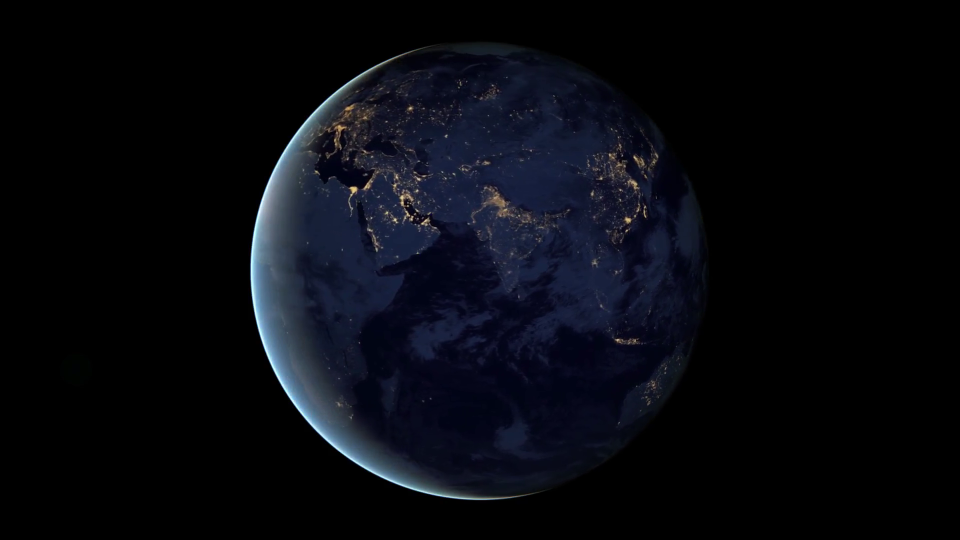
#> input picture frame 90 of Chapter1/MyInputVid.avi, 1920 x 1080 px (shown at 1/2 size)
$ python cameo.py
#> lines starting #> are read from the running program, lines starting #| are printed output that depends on the picture
### Chapter1/managers.py
import cv2
import numpy
import time


class CaptureManager(object):

    def __init__(self, capture, previewWindowManager = None,
                 shouldMirrorPreview = False):

        self.previewWindowManager = previewWindowManager
        self.shouldMirrorPreview = shouldMirrorPreview

        self._capture = capture
        self._channel = 0
        self._enteredFrame = False
        self._frame = None
        self._imageFilename = None
        self._videoFilename = None
        self._videoEncoding = None
        self._videoWriter = None

        self._startTime = None
        self._framesElapsed = 0
        self._fpsEstimate = None

    @property
    def channel(self):
        return self._channel

    # [5 lines left out: function channel, not called in this run]

    @property
    def frame(self):
        if self._enteredFrame and self._frame is None:
            _, self._frame = self._capture.retrieve(
                self._frame, self.channel)
        return self._frame

    @property
    def isWritingImage(self):
        return self._imageFilename is not None

    @property
    def isWritingVideo(self):
        return self._videoFilename is not None

    def enterFrame(self):
        """Capture the next frame, if any."""

        # But first, check that any previous frame was exited.
        assert not self._enteredFrame, \
            'previous enterFrame() had no matching exitFrame()'

        if self._capture is not None:
            self._enteredFrame = self._capture.grab()

    def exitFrame(self):
        """Draw to the window. Write to files. Release the
        frame."""

        # Check whether any grabbed frame is retrievable.
        # The getter may retrieve and cache the frame.
        if self.frame is None:
            self._enteredFrame = False
            return

        # Update the FPS estimate and related variables.
        if self._framesElapsed == 0:
            self._startTime = time.time()
        else:
            timeElapsed = time.time() - self._startTime
            self._fpsEstimate = self._framesElapsed / timeElapsed
        self._framesElapsed += 1

        # Draw to the window, if any.
        if self.previewWindowManager is not None:
            if self.shouldMirrorPreview:
                mirroredFrame = numpy.fliplr(self._frame)
                self.previewWindowManager.show(mirroredFrame)
            else:
                self.previewWindowManager.show(self._frame)

        # Write to the image file, if any.
        if self.isWritingImage:
            cv2.imwrite(self._imageFilename, self._frame)
            self._imageFilename = None

        # Write to the video file, if any.
        self._writeVideoFrame()

        # Release the frame.
        self._frame = None
        self._enteredFrame = False

    def writeImage(self, filename):
        """Write the next exited frame to an image file."""
        self._imageFilename = filename

    # [12 lines left out: functions startWritingVideo, stopWritingVideo, not called in this run]

    def _writeVideoFrame(self):

        if not self.isWritingVideo:
            return

        if self._videoWriter is None:
            fps = self._capture.get(cv2.CAP_PROP_FPS)
            if fps <= 0.0:
                # The capture's FPS is unknown so use an estimate.
                if self._framesElapsed < 20:
                    # Wait until more frames elapse so that the
                    # estimate is more stable.
                    return
                else:
                    fps = self._fpsEstimate
            size = (int(self._capture.get(
                        cv2.CAP_PROP_FRAME_WIDTH)),
                    int(self._capture.get(
                        cv2.CAP_PROP_FRAME_HEIGHT)))
            self._videoWriter = cv2.VideoWriter(
                self._videoFilename, self._videoEncoding,
                fps, size)

        self._videoWriter.write(self._frame)


class WindowManager(object):

    def __init__(self, windowName, keypressCallback = None):
        self.keypressCallback = keypressCallback

        self._windowName = windowName
        self._isWindowCreated = False

    @property
    def isWindowCreated(self):
        return self._isWindowCreated

    def createWindow(self):
        cv2.namedWindow(self._windowName)
        self._isWindowCreated = True

    def show(self, frame):
        cv2.imshow(self._windowName, frame)

    def destroyWindow(self):
        cv2.destroyWindow(self._windowName)
        self._isWindowCreated = False

    def processEvents(self):
        keycode = cv2.waitKey(1)
        if self.keypressCallback is not None and keycode != -1:
            self.keypressCallback(keycode)

### Chapter1/cameo.py
import cv2
from managers import WindowManager, CaptureManager

class Cameo(object):

    def __init__(self):
        self._windowManager = WindowManager('Cameo',
                                            self.onKeypress)
        self._captureManager = CaptureManager(
            cv2.VideoCapture("MyInputVid.avi"), self._windowManager, True)

    def run(self):
        """Run the main loop."""
        self._windowManager.createWindow()
        while self._windowManager.isWindowCreated:
            self._captureManager.enterFrame()
            frame = self._captureManager.frame

            if frame is not None:
                # TODO: Filter the frame (Chapter 3).
                pass

            self._captureManager.exitFrame()
            self._windowManager.processEvents()
#> this loop made 1 pass; (key Esc is pressed on pass 1)
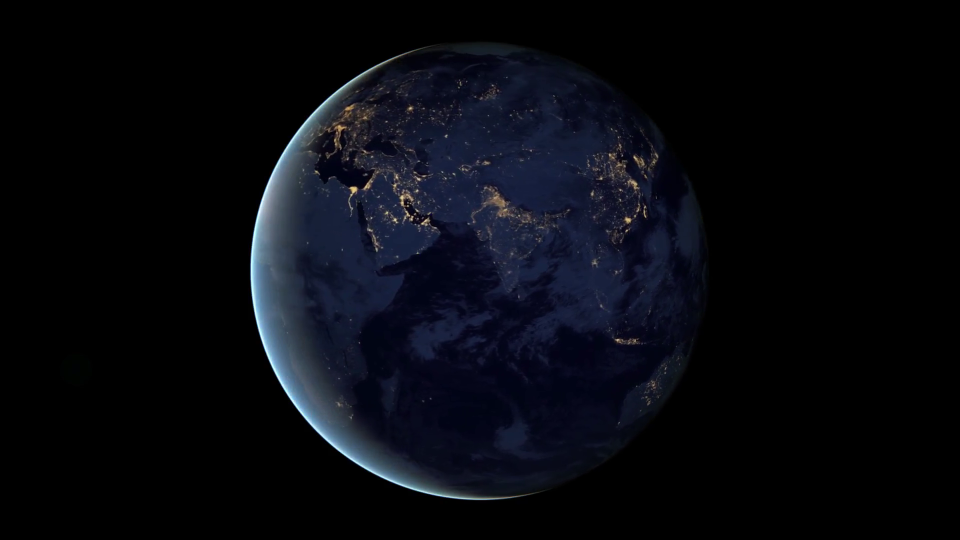
#> input picture frame 90 of Chapter1/MyInputVid.avi, 1920 x 1080 px (shown at 1/2 size)
#> pass 1, in exitFrame, `mirroredFrame = numpy.fliplr(self._frame)`:
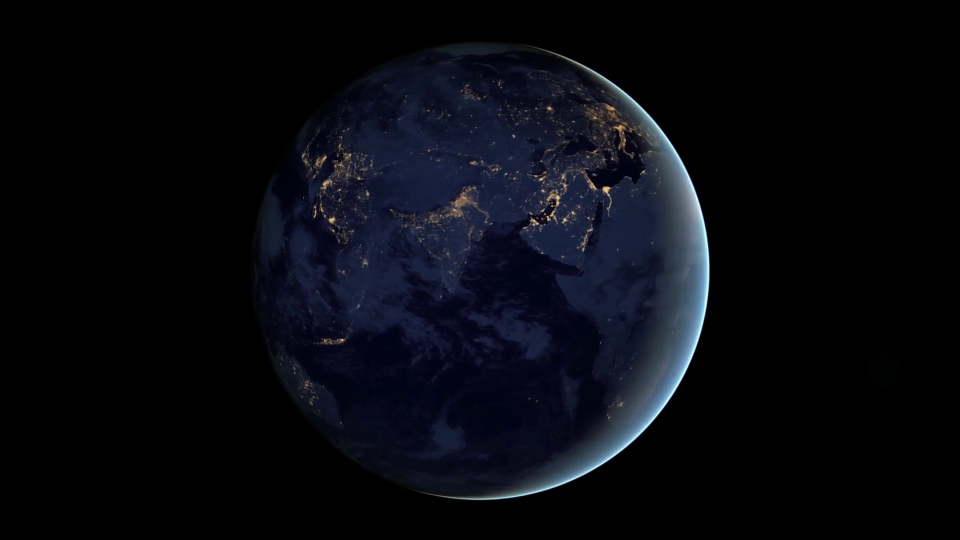
#> mirroredFrame: shape (1080, 1920, 3) (shown at 1/2 size); mean B, G, R 15.2, 9.3, 7.7

    def onKeypress(self, keycode):
        """Handle a keypress.

        space -> Take a screenshot.
        tab -> Start/stop recording a screencast.
        escape -> Quit.

        """
        if keycode == 32: # space
            self._captureManager.writeImage('screenshot.png')
        elif keycode == 9: # tab
            if not self._captureManager.isWritingVideo:
                self._captureManager.startWritingVideo(
                    'screencast.avi')
            else:
                self._captureManager.stopWritingVideo()
        elif keycode == 27: # escape
            self._windowManager.destroyWindow()

if __name__=="__main__":
    Cameo().run()

$ run again, starting later in the video
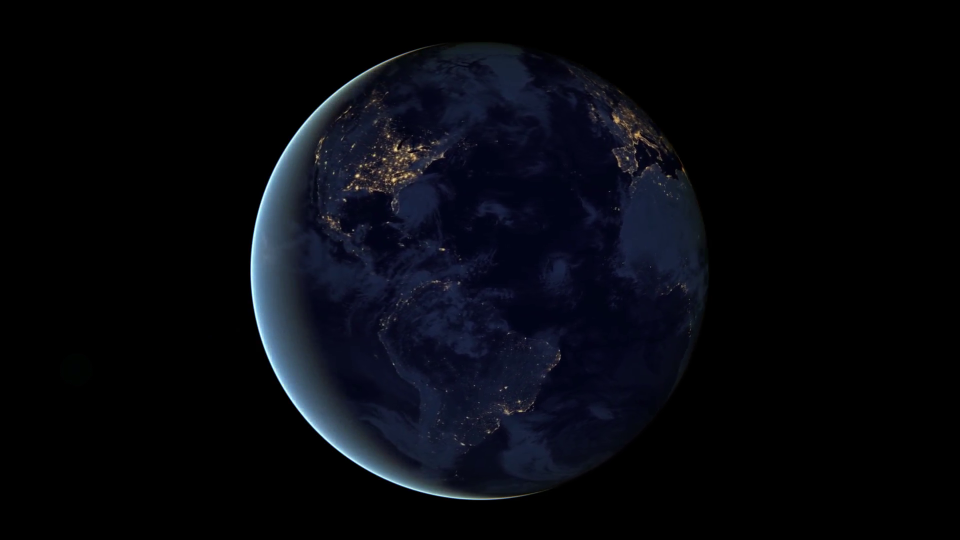
#> input picture frame 405 of Chapter1/MyInputVid.avi, 1920 x 1080 px (shown at 1/2 size)
#> the loop in run, `while self._windowManager.isWindowCreated:` made 1 pass; (key Esc is pressed on pass 1)
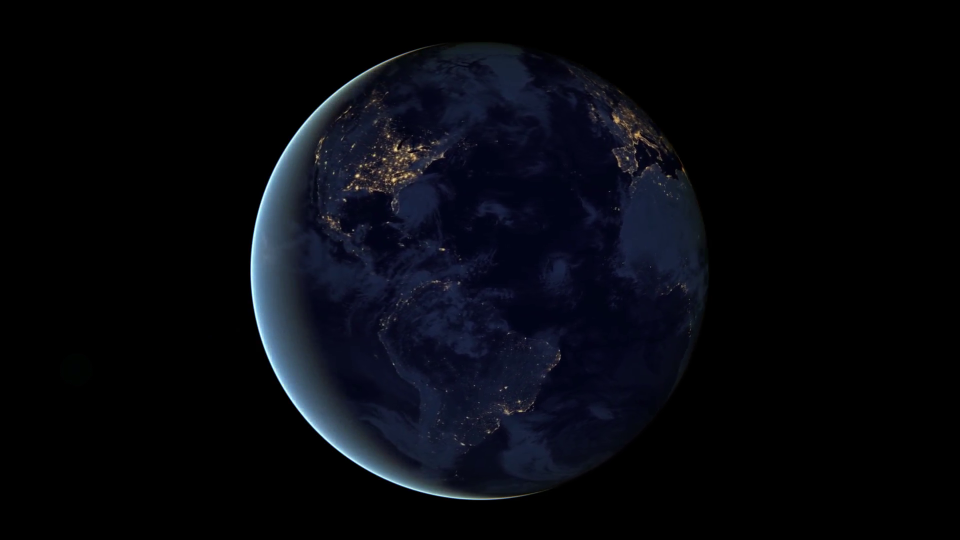
#> input picture frame 405 of Chapter1/MyInputVid.avi, 1920 x 1080 px (shown at 1/2 size)
#> pass 1, in exitFrame, `mirroredFrame = numpy.fliplr(self._frame)`:
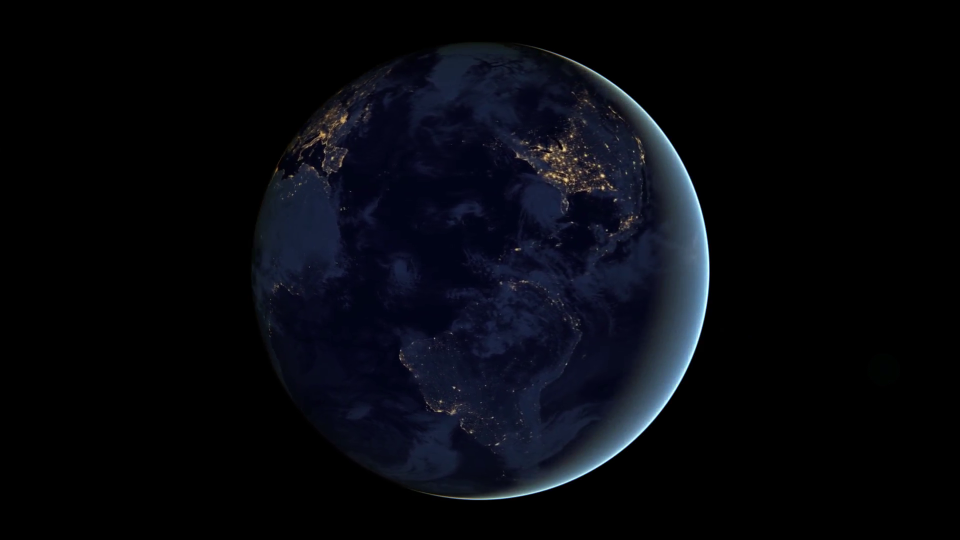
#> mirroredFrame: shape (1080, 1920, 3) (shown at 1/2 size); mean B, G, R 14.1, 8.2, 6.7

$ run again, starting later in the video
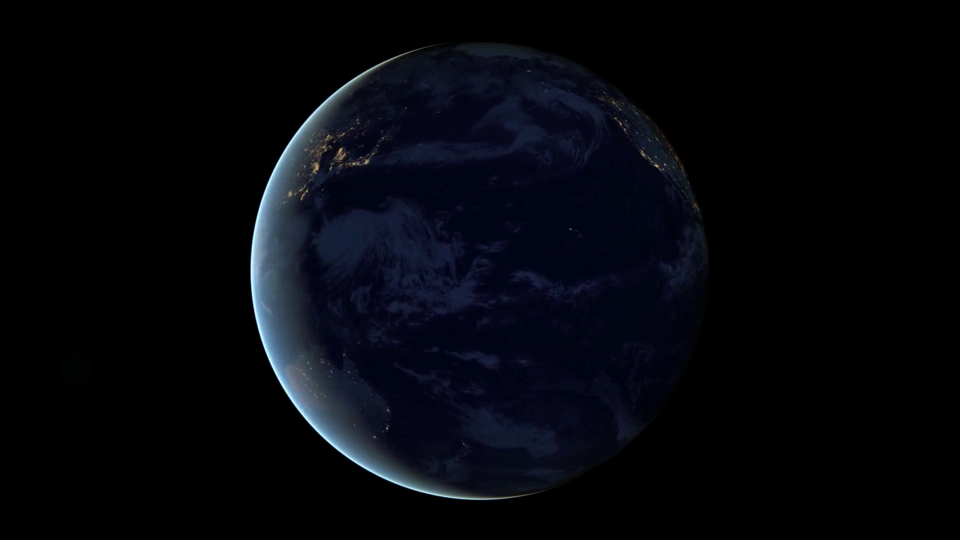
#> input picture frame 720 of Chapter1/MyInputVid.avi, 1920 x 1080 px (shown at 1/2 size)
#> the loop in run, `while self._windowManager.isWindowCreated:` made 1 pass; (key Esc is pressed on pass 1)
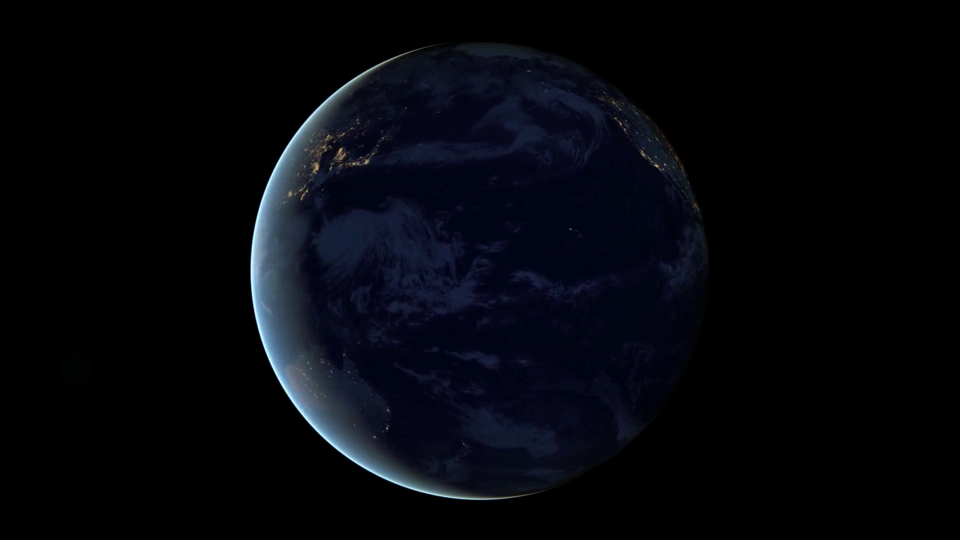
#> input picture frame 720 of Chapter1/MyInputVid.avi, 1920 x 1080 px (shown at 1/2 size)
#> pass 1, in exitFrame, `mirroredFrame = numpy.fliplr(self._frame)`:
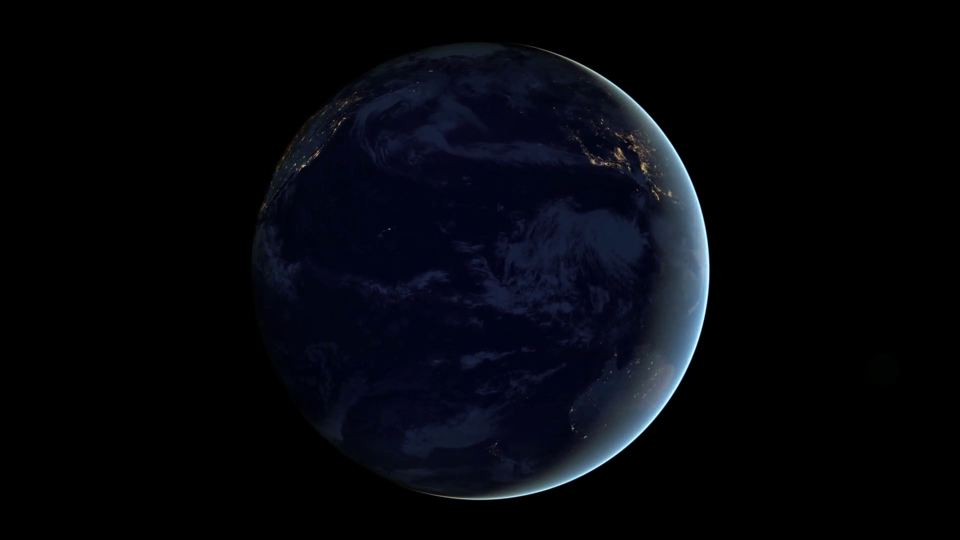
#> mirroredFrame: shape (1080, 1920, 3) (shown at 1/2 size); mean B, G, R 12.1, 6.6, 5.1
